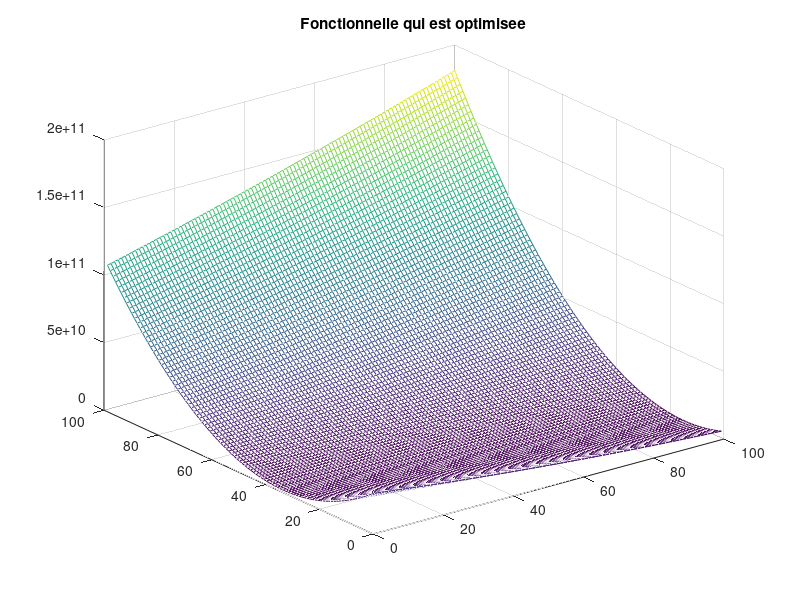
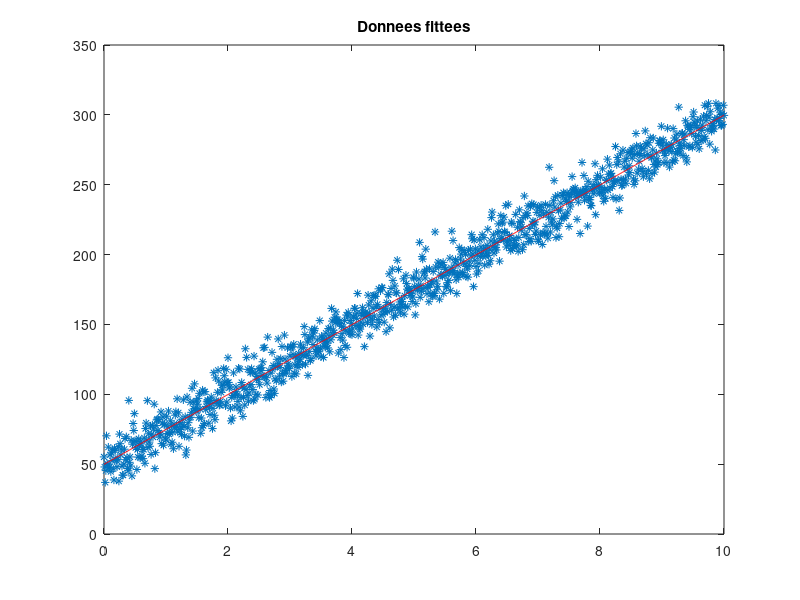

These figures' MATLAB source, in order:
clear all;
close all;
%%%%%%%%%%%%%%%%%%%%%%%%%%%%%%%%%%%%%%%%%%%%%%%%%%%%%%
%Synthese donnees
%%%%%%%%%%%%%%%%%%%%%%%%%%%%%%%%%%%%%%%%%%%%%%%%%%%%%%
a=[0:0.01:10];
donnees=25*a+50
donnees_b=donnees+10*randn(1,length(a));
figure(2);plot(a,donnees_b,'*')
%%%%%%%%%%%%%%%%%%%%%%%%%%%%%%%%%%%%%%%%%%%%%%%%%%%%%%

%%%%%%%%%%%%%%%%%%%%%%%%%%%%%%%%%%%%%%%%%%%%%%%%%%%%%%
%Representation de la fontion objectif
%%%%%%%%%%%%%%%%%%%%%%%%%%%%%%%%%%%%%%%%%%%%%%%%%%%%%%
for i=1:100
    for j=1:100
  fonc_a_opt(i,j)=sum(donnees_b-(i.*a+j)).^2;
    end
end
figure(1);mesh(fonc_a_opt);
title('Fonctionnelle qui est optimisee')
%%%%%%%%%%%%%%%%%%%%%%%%%%%%%%%%%%%%%%%%%%%%%%%%%%%%%%

%%%%%%%%%%%%%%%%%%%%%%%%%%%%%%%%%%%%%%%%%%%%%%%%%%%%%%
%initialisation
%%%%%%%%%%%%%%%%%%%%%%%%%%%%%%%%%%%%%%%%%%%%%%%%%%%%%%

xk=0;
yk=0;
%pas constant
pas = 0.000001;

% iteration initiale
k = 1;

%fonc_a_optimimiser= [0]
%%%%%%%%%%%%%%%%%%%%%%%%%%%%%%%%%%%%%%%%%%%%%%%%%%%%%%
%gradient de la fonction objectif
%%%%%%%%%%%%%%%%%%%%%%%%%%%%%%%%%%%%%%%%%%%%%%%%%%%%%%

fonc_x=-2*a.*(donnees_b - xk.* a- yk);
fonc_y=-2*(donnees_b - xk.* a- yk);

dxk = sum(fonc_x);	% somme des gradients
dyk =     sum(fonc_y) ;        		% somme des gradients

xkk = xk - pas*dxk;
ykk = yk - pas*dyk;

mu      = .0001;
x=[xk,yk];
xx=[xkk,ykk];


while k <= 20000 && norm(x - xx) > mu
    % calcul de l itere suivant
    xk = xkk;
    yk = ykk;
    fonc_x=-2*a.*(donnees_b - xk.* a- yk);
    fonc_y=-2*(donnees_b - xk.* a- yk);

    dxk = sum(fonc_x);	% somme des gradients
    dyk =     sum(fonc_y) ;        		% somme des gradients
   
% %%%%%%%%%%%%%%%%%%%%GRADIENT PAS CONSTANT
% %%%%%%%%%%%%%%%%%%%%%%%%%%%%%%%%%%%%%%%%
   xkk = xk - pas*dxk;
   ykk = yk - pas*dyk;
   x=[xk,yk];
   %JX= sum(donnees_b-(xk.*a+yk)).^2;
   %fonc_a_optimimiser= cat(2,fonc_a_optimimiser,JX);
   xx=[xkk,ykk]
   k = k + 1
    
end
    
   
%%%%%%%%%%%%%%%%%%%%%%%%%%%%%%%%%%%%%%%%%%%%%%%%%%%%%%
%Representation de la solution avec les parametres obtenus par gradient
%%%%%%%%%%%%%%%%%%%%%%%%%%%%%%%%%%%%%%%%%%%%%%%%%%%%%%
figure(2);
hold on 
plot(a,xx(1).*a+xx(2),'r')
%plot(a,25.*a+50,'r')
title('Donnees fittees')
hold off